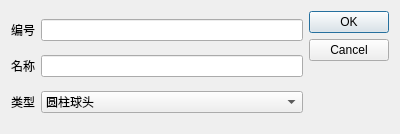
<?xml version="1.0" encoding="UTF-8"?>
<ui version="4.0">
 <class>Dialog</class>
 <widget class="QDialog" name="Dialog">
  <property name="geometry">
   <rect>
    <x>0</x>
    <y>0</y>
    <width>400</width>
    <height>134</height>
   </rect>
  </property>
  <property name="windowTitle">
   <string>保存到成品库</string>
  </property>
  <layout class="QHBoxLayout" name="horizontalLayout">
   <item>
    <layout class="QGridLayout" name="gridLayout">
     <item row="2" column="0">
      <widget class="QLabel" name="label_4">
       <property name="text">
        <string>类型</string>
       </property>
      </widget>
     </item>
     <item row="0" column="1">
      <widget class="QLineEdit" name="lineEdit"/>
     </item>
     <item row="1" column="1">
      <widget class="QLineEdit" name="lineEdit_2"/>
     </item>
     <item row="1" column="0">
      <widget class="QLabel" name="label_3">
       <property name="text">
        <string>名称</string>
       </property>
      </widget>
     </item>
     <item row="2" column="1">
      <widget class="QComboBox" name="comboBox">
       <item>
        <property name="text">
         <string>圆柱球头</string>
        </property>
       </item>
       <item>
        <property name="text">
         <string>球头分区</string>
        </property>
       </item>
       <item>
        <property name="text">
         <string>橄榄型球头</string>
        </property>
       </item>
       <item>
        <property name="text">
         <string>裂钻</string>
        </property>
       </item>
       <item>
        <property name="text">
         <string>自定义模具</string>
        </property>
       </item>
      </widget>
     </item>
     <item row="0" column="0">
      <widget class="QLabel" name="label_2">
       <property name="text">
        <string>编号</string>
       </property>
      </widget>
     </item>
    </layout>
   </item>
   <item>
    <widget class="QDialogButtonBox" name="buttonBox">
     <property name="orientation">
      <enum>Qt::Vertical</enum>
     </property>
     <property name="standardButtons">
      <set>QDialogButtonBox::Cancel|QDialogButtonBox::Ok</set>
     </property>
    </widget>
   </item>
  </layout>
 </widget>
 <resources/>
 <connections>
  <connection>
   <sender>buttonBox</sender>
   <signal>accepted()</signal>
   <receiver>Dialog</receiver>
   <slot>accept()</slot>
   <hints>
    <hint type="sourcelabel">
     <x>248</x>
     <y>254</y>
    </hint>
    <hint type="destinationlabel">
     <x>157</x>
     <y>274</y>
    </hint>
   </hints>
  </connection>
  <connection>
   <sender>buttonBox</sender>
   <signal>rejected()</signal>
   <receiver>Dialog</receiver>
   <slot>reject()</slot>
   <hints>
    <hint type="sourcelabel">
     <x>316</x>
     <y>260</y>
    </hint>
    <hint type="destinationlabel">
     <x>286</x>
     <y>274</y>
    </hint>
   </hints>
  </connection>
 </connections>
</ui>
